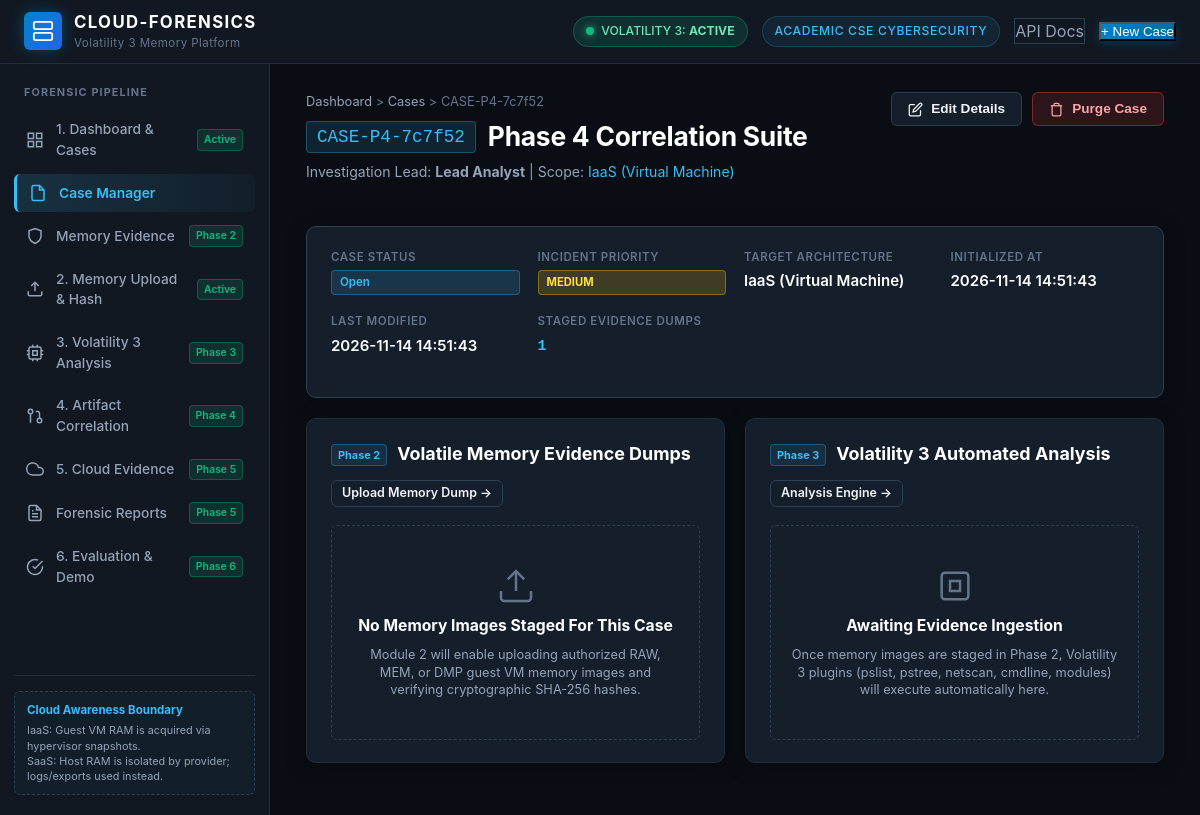
The app's page /cases/2 with its own data.
### tables this page shows
CREATE TABLE cases (
                id INTEGER PRIMARY KEY AUTOINCREMENT,
                case_number TEXT UNIQUE NOT NULL,
                title TEXT NOT NULL,
                description TEXT,
                investigator TEXT NOT NULL,
                environment_type TEXT NOT NULL DEFAULT 'IaaS (Virtual Machine)',
                status TEXT NOT NULL DEFAULT 'Open',
                priority TEXT NOT NULL DEFAULT 'Medium',
                created_at TEXT NOT NULL,
                updated_at TEXT NOT NULL
            );

### app/routers/cases.py (the view)
@router.get("/cases/{case_id}", response_class=HTMLResponse, tags=["Cases UI"])
async def case_detail_page(request: Request, case_id: int):
    case = get_case_by_id(case_id)
    if not case:
        raise HTTPException(status_code=404, detail="Case not found")
    return templates.TemplateResponse(
        request=request,
        name="case_detail.html",
        context={
            "request": request,
            "title": f"{case['case_number']} - Dossier | {APP_TITLE}",
            "active_tab": "cases",
            "case": case
        }
    )

### app/templates/case_detail.html (shortened to what this page needs)
{% extends "base.html" %}
{% block content %}
<div class="case-detail-container">
    <div class="page-header">
        <div class="header-titles">
            <div class="breadcrumb">
                <a href="/">Dashboard</a> &gt; <a href="/cases">Cases</a> &gt; <span>{{ case.case_number }}</span>
            </div>
            <div class="dossier-title-row">
                <span class="dossier-id font-mono">{{ case.case_number }}</span>
                <h1 class="page-title">{{ case.title }}</h1>
            </div>
            <p class="page-subtitle">Investigation Lead: <strong>{{ case.investigator }}</strong> | Scope: <span class="text-cyan">{{ case.environment_type }}</span></p>
        </div>
        <div class="header-actions">
            <button onclick="openEditCaseModal({{ case.id }})" class="btn btn-secondary">
                <svg width="15" height="15" viewBox="0 0 24 24" fill="none" stroke="currentColor" stroke-width="2">
                    <path d="M11 4H4a2 2 0 0 0-2 2v14a2 2 0 0 0 2 2h14a2 2 0 0 0 2-2v-7"></path>
                    <path d="M18.5 2.5a2.121 2.121 0 0 1 3 3L12 15l-4 1 1-4 9.5-9.5z"></path>
                </svg>
                Edit Details
            </button>
            <button onclick="confirmDeleteCase({{ case.id }}, '{{ case.case_number }}')" class="btn btn-danger">
                <svg width="15" height="15" viewBox="0 0 24 24" fill="none" stroke="currentColor" stroke-width="2">
                    <polyline points="3 6 5 6 21 6"></polyline>
                    <path d="M19 6v14a2 2 0 0 1-2 2H7a2 2 0 0 1-2-2V6m3 0V4a2 2 0 0 1 2-2h4a2 2 0 0 1 2 2v2"></path>
                </svg>
                Purge Case
            </button>
        </div>
    </div>
    <div class="dossier-card">
        <div class="dossier-grid">
            <div class="dossier-item">
                <span class="dossier-label">Case Status</span>
                <span class="badge-status badge-{{ case.status|lower|replace(' ', '-') }}">{{ case.status }}</span>
            </div>
            <div class="dossier-item">
                <span class="dossier-label">Incident Priority</span>
                <span class="badge-prio badge-{{ case.priority|lower }}">{{ case.priority }}</span>
            </div>
            <div class="dossier-item">
                <span class="dossier-label">Target Architecture</span>
                <span class="dossier-value">{{ case.environment_type }}</span>
            </div>
            <div class="dossier-item">
                <span class="dossier-label">Initialized At</span>
                <span class="dossier-value text-small">{{ case.created_at }}</span>
            </div>
            <div class="dossier-item">
                <span class="dossier-label">Last Modified</span>
                <span class="dossier-value text-small">{{ case.updated_at }}</span>
            </div>
            <div class="dossier-item">
                <span class="dossier-label">Staged Evidence Dumps</span>
                <span class="dossier-value font-mono text-cyan">{{ case.evidence_count or 0 }}</span>
            </div>
        </div>
    </div>
    <div class="pipeline-sections">
        <div class="section-card">
            <div class="section-header">
                <div class="section-title-wrap">
                    <span class="module-chip">Phase 2</span>
                    <h3 class="section-title">Volatile Memory Evidence Dumps</h3>
                </div>
                <a href="/modules/2" class="btn btn-sm btn-secondary">Upload Memory Dump &rarr;</a>
            </div>
            <div class="empty-state-card">
                <svg width="40" height="40" viewBox="0 0 24 24" fill="none" stroke="currentColor" stroke-width="1.5">
                    <path d="M21 15v4a2 2 0 0 1-2 2H5a2 2 0 0 1-2-2v-4"></path>
                    <polyline points="17 8 12 3 7 8"></polyline>
                    <line x1="12" y1="3" x2="12" y2="15"></line>
                </svg>
                <h4>No Memory Images Staged For This Case</h4>
                <p>Module 2 will enable uploading authorized RAW, MEM, or DMP guest VM memory images and verifying cryptographic SHA-256 hashes.</p>
            </div>
        </div>
        <div class="section-card">
            <div class="section-header">
                <div class="section-title-wrap">
                    <span class="module-chip">Phase 3</span>
                    <h3 class="section-title">Volatility 3 Automated Analysis</h3>
                </div>
                <a href="/modules/3" class="btn btn-sm btn-secondary">Analysis Engine &rarr;</a>
            </div>
            <div class="empty-state-card">
                <svg width="40" height="40" viewBox="0 0 24 24" fill="none" stroke="currentColor" stroke-width="1.5">
                    <rect x="4" y="4" width="16" height="16" rx="2" ry="2"></rect>
                    <rect x="9" y="9" width="6" height="6"></rect>
                </svg>
                <h4>Awaiting Evidence Ingestion</h4>
                <p>Once memory images are staged in Phase 2, Volatility 3 plugins (pslist, pstree, netscan, cmdline, modules) will execute automatically here.</p>
            </div>
        </div>
    </div>
</div>
{% endblock %}

### records on screen
cases: case_number "CASE-P4-7c7f52", title "Phase 4 Correlation Suite", investigator "Lead Analyst", environment_type "IaaS (Virtual Machine)", status "Open", priority "MEDIUM", created_at "2026-11-14 14:51:43", updated_at "2026-11-14 14:51:43"

### other values on screen
{{ case.evidence_count or 0 }} "1"
